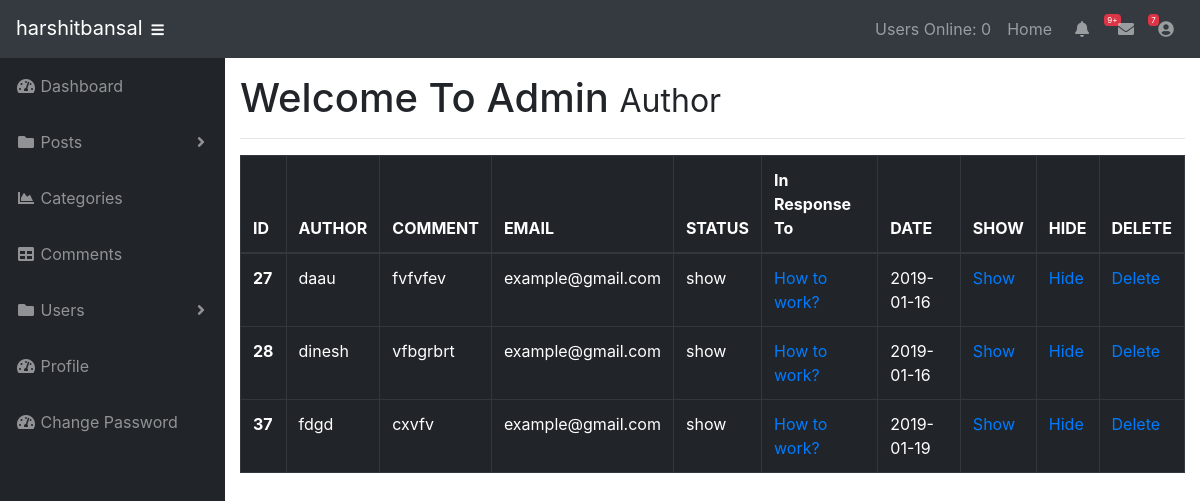
The app's page /admin/post_comment.php?id=2 (signed in) with its own data.
### tables this page shows
CREATE TABLE `comments` (
  `comment_id` int(3) NOT NULL,
  `comment_post_id` int(3) NOT NULL,
  `comment_author` varchar(255) NOT NULL,
  `comment_email` varchar(255) NOT NULL,
  `comment_content` text NOT NULL,
  `comment_status` varchar(255) NOT NULL,
  `comment_date` date NOT NULL
);

CREATE TABLE `posts` (
  `post_id` int(3) NOT NULL,
  `post_category_id` int(3) NOT NULL,
  `post_title` varchar(255) NOT NULL,
  `post_user` varchar(255) NOT NULL,
  `post_date` date NOT NULL,
  `post_image` text NOT NULL,
  `post_content` text NOT NULL,
  `post_tags` varchar(255) NOT NULL,
  `post_comment_count` int(11) NOT NULL,
  `post_status` varchar(255) NOT NULL DEFAULT 'draft',
  `post_views_count` int(11) NOT NULL
);

### admin/post_comment.php (the view, shortened to what this page needs)
<?php include "includes/header.php" ?>
<?php include "includes/navigation.php" ?>
<div id="wrapper">
<?php include "includes/sidebar.php" ?>
<div id="content-wrapper">
  <div class="container-fluid">
    <h1>Welcome To Admin
     <small>Author</small>
    </h1>
    <hr>
    <table class="table table-hover table-dark table-bordered">
        <thead>
            <tr>
              <th scope="col">ID</th>
              <th scope="col">AUTHOR</th>
              <th scope="col">COMMENT</th>
              <th scope="col">EMAIL</th>
              <th scope="col">STATUS</th>
              <th scope="col">In Response To</th>
              <th scope="col">DATE</th>
              <th scope="col">SHOW</th>
              <th scope="col">HIDE</th>
              <th scope="col">DELETE</th>
            </tr>
        </thead>
        <tbody>
        <?php
        $query = "SELECT * FROM comments WHERE comment_post_id =" .$_GET['id']. " ";
        $select_all_comments_query = mysqli_query($connection,$query);
        while($row = mysqli_fetch_assoc($select_all_comments_query)){
           $comment_id = $row['comment_id'];
           $comment_post_id = $row['comment_post_id'];
           $comment_author = $row['comment_author'];
           $comment_content = $row['comment_content'];
           $comment_email = $row['comment_email'];
           $comment_status = $row['comment_status'];
           $comment_date = $row['comment_date'];
          echo "<tr>";
          echo "<th scope='row'>$comment_id</th>";
          echo "<td>$comment_author</td>";
          echo "<td>$comment_content</td>";
          echo "<td>$comment_email</td>";
          echo "<td>$comment_status</td>";
          $query = "SELECT * FROM posts WHERE post_id = $comment_post_id ";
          $select_post_id_query = mysqli_query($connection,$query);
          while($row = mysqli_fetch_assoc($select_post_id_query)){
              $post_id = $row['post_id'];
              $post_title = $row['post_title'];
              echo "<td><a href='../post.php?p_id=$post_id'>$post_title</a></td>";
          }
          echo "<td>$comment_date</td>";
          echo "<td><a href='comments.php?show=$comment_id'>Show</td>";
          echo "<td><a href='comments.php?hide=$comment_id'>Hide</td>";
          echo "<td><a href='post_comment.php?delete=$comment_id&id=". $_GET['id'] ."'>Delete</td>";
          echo "</tr>";
        }
        ?>
        </tbody>
    </table>
  </div>
</div>
</div>
<?php include "includes/footer.php" ?>

### admin/css/sb-admin.css (style rules this page uses)
html { position: relative; min-height: 100%; }
body { height: 100%; }
#wrapper { display: -webkit-box; display: -ms-flexbox; display: flex; }
#wrapper #content-wrapper { overflow-x: hidden; width: 100%; padding-top: 1rem; padding-bottom: 80px; }
:root { --input-padding-x: 0.75rem; --input-padding-y: 0.75rem; }

### records on screen
comments: comment_id "27", comment_author "daau", comment_content "fvfvfev", comment_email "example@gmail.com", comment_status "show", comment_date "2019-01-16"
posts: post_title "How to work?"
comments: comment_id "28", comment_author "dinesh", comment_content "vfbgrbrt", comment_email "example@gmail.com", comment_status "show", comment_date "2019-01-16"
comments: comment_id "37", comment_author "fdgd", comment_content "cxvfv", comment_email "example@gmail.com", comment_status "show", comment_date "2019-01-19"

### other values on screen
$_SESSION['username'] "harshitbansal"
users_online() "0"
